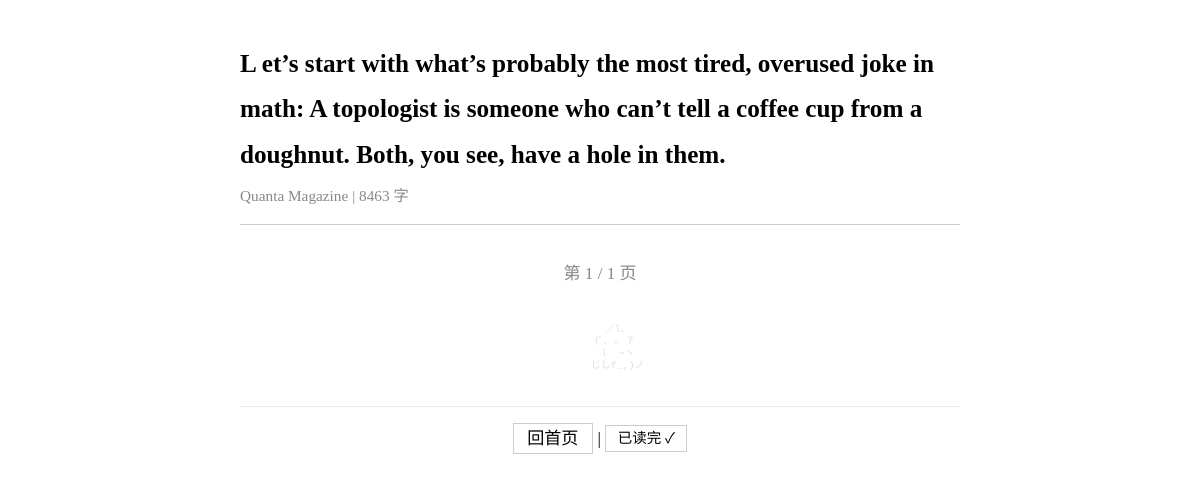
The app's page /article/d30aed3f3b5f2be3 with its own data.
### tables this page shows
CREATE TABLE articles (
            id TEXT PRIMARY KEY,
            title_zh TEXT NOT NULL DEFAULT '',
            source TEXT NOT NULL DEFAULT '',
            source_url TEXT NOT NULL DEFAULT '',
            author TEXT NOT NULL DEFAULT '',
            summary_zh TEXT NOT NULL DEFAULT '',
            tags TEXT NOT NULL DEFAULT '[]',
            word_count_zh INTEGER NOT NULL DEFAULT 0,
            original_word_count INTEGER NOT NULL DEFAULT 0,
            translation_model TEXT NOT NULL DEFAULT '',
            prompt_version TEXT NOT NULL DEFAULT '',
            quality_score TEXT NOT NULL DEFAULT '{}',
            read_status TEXT NOT NULL DEFAULT 'unread',
            read_at TEXT,
            fetched_at TEXT NOT NULL DEFAULT ''
        , section_id TEXT NOT NULL DEFAULT '', has_spoiler INTEGER NOT NULL DEFAULT 0, topic_keywords TEXT NOT NULL DEFAULT '[]');

### server.py (the view)
@app.get("/article/{article_id}", response_class=HTMLResponse)
async def article_view(article_id: str, page: int = Query(1, ge=1)):
    article = get_article(article_id)
    if not article:
        return HTMLResponse("<h1>Article not found</h1>", status_code=404)
    content = article.get("content_zh", "")
    if not content:
        json_path = Path(__file__).parent / "data" / "articles" / f"{article_id}.json"
        if json_path.exists():
            full = json.loads(json_path.read_text())
            content = full.get("content_zh", "")
            article["content_zh"] = content
    content = markdown_to_html(content)
    pages = paginate_content(content)
    total_pages = len(pages) or 1
    page = min(page, total_pages)
    is_last = (page == total_pages)
    status = "done" if is_last else "reading"
    update_read_status(article_id, status)
    issue_date = article.get("fetched_at", "")[:10]
    next_id = None
    if issue_date:
        issue = get_issue(issue_date)
        if issue:
            ids = issue.get("articles", [])
            try:
                idx = ids.index(article_id)
                if idx + 1 < len(ids):
                    next_id = ids[idx + 1]
            except ValueError:
                pass
    template = env.get_template("article.html")
    return template.render(
        article=article,
        page_content=pages[page - 1] if pages else "",
        page=page,
        total_pages=total_pages,
        is_last=is_last,
        next_id=next_id,
    )

### templates/article.html (shortened to what this page needs)
<!DOCTYPE html>
<html lang="zh-CN">
<head>
</head>
<body>
<div class="article-header">
  <h1>{{ article.title_zh or article.id }}</h1>
  <div class="meta">{{ article.source }} | {{ article.word_count_zh }} 字</div>
</div>
<div class="pagination">
<span>第 {{ page }} / {{ total_pages }} 页</span>
</div>
<pre class="cat-footer">
      ／l、
    （ﾟ､ ｡ ７
      l  ~ヽ
      じしf_,)ノ
</pre>
<div class="nav-bottom">
<a href="/">回首页</a>
{% if is_last %}
| <a class="done-link" href="/article/{{ article.id }}?page={{ page }}">已读完 ✓</a>
{% endif %}
</div>
</body>
</html>

### templates/article.html (style rules this page uses)
body { max-width:720px;margin:0 auto;padding:24px 18px;background:#fff;color:#000;font-size:18px;line-height:1.8;font-family:serif }
.article-header { margin-bottom:1.5em;border-bottom:1px solid #ccc;padding-bottom:.8em }
.article-header h1 { font-size:1.4em;margin-bottom:.2em }
.article-header .meta { color:#888;font-size:.85em }
.pagination { margin:2em 0;text-align:center;font-size:.95em }
.pagination span { padding:.3em .8em;color:#888 }
.nav-bottom { margin-top:2em;padding-top:1em;border-top:1px solid #eee;text-align:center;font-size:.95em }
.nav-bottom a { text-decoration:none;color:#000;padding:.3em .8em;border:1px solid #ccc }
.done-link { color:#888;font-size:.85em }
.cat-footer { text-align:center;color:#ddd;font-size:.55em;line-height:1.2;margin:3em 0 1em }

### records on screen
articles: title_zh "L et’s start with what’s probably the most tired, overused joke in math: A topologist is someone who can’t tell a coffee cup from a doughnut. Both, you see, have a hole in them.", source "Quanta Magazine", word_count_zh "8463"

### other values on screen
{{ page }} "1"
{{ total_pages }} "1"
